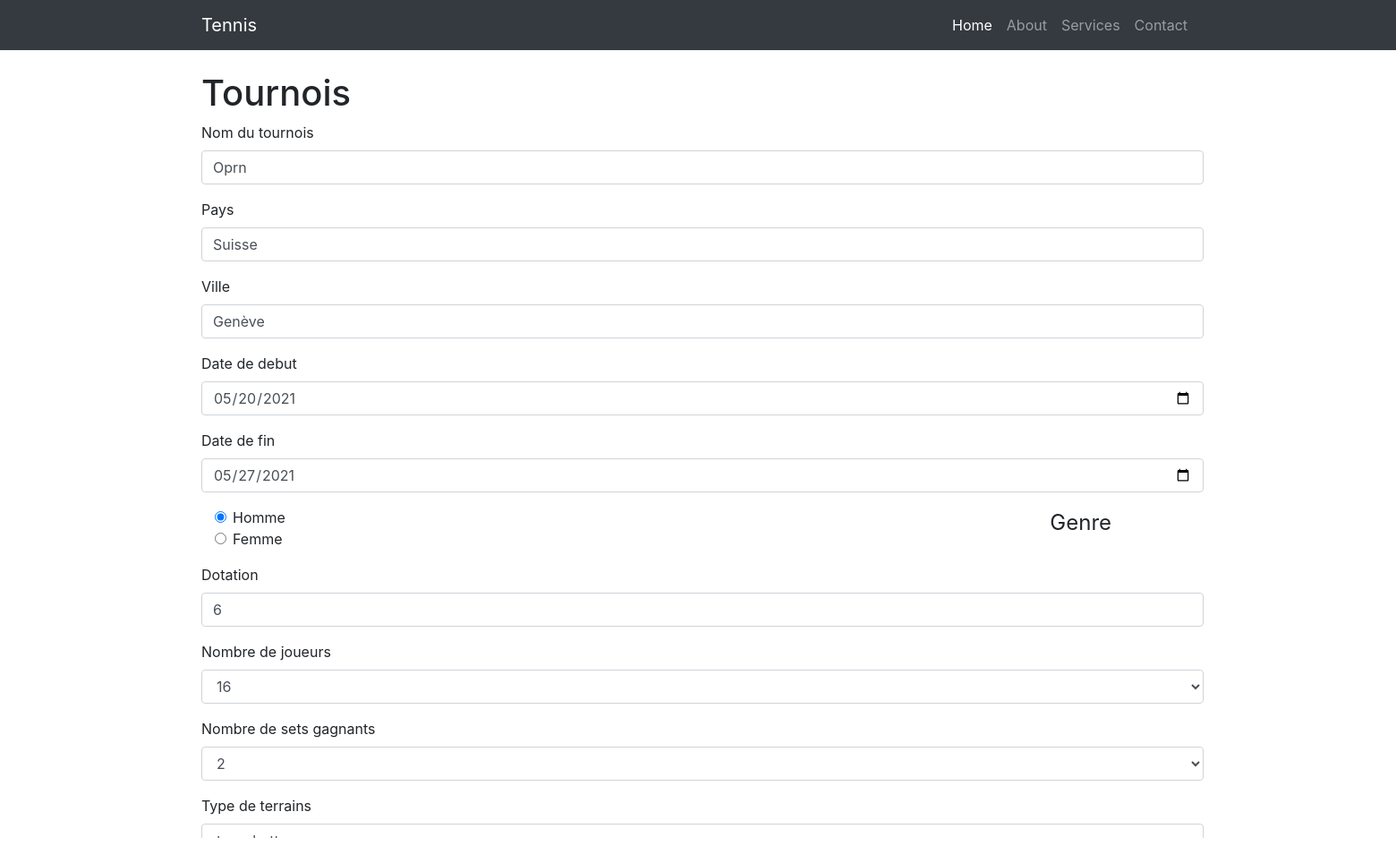
The page /programmation/tennis/modification.php?idTournois=19 on the database its author committed.
### tables this page shows
CREATE TABLE `tournois` (
  `idTournois` int(11) NOT NULL AUTO_INCREMENT,
  `nom` varchar(100) NOT NULL,
  `pays` varchar(100) NOT NULL,
  `ville` varchar(100) NOT NULL,
  `dateDebut` date NOT NULL,
  `dateFin` date NOT NULL,
  `idCategorie` int(11) NOT NULL,
  PRIMARY KEY (`idTournois`),
  KEY `idCategorie` (`idCategorie`),
  CONSTRAINT `tournois_ibfk_1` FOREIGN KEY (`idCategorie`) REFERENCES `categories` (`idCategorie`)
);

CREATE TABLE `categories` (
  `idCategorie` int(11) NOT NULL AUTO_INCREMENT,
  `genre` tinyint(1) NOT NULL,
  `dotation` int(11) NOT NULL,
  `idSurface` int(11) NOT NULL,
  `idType` int(11) NOT NULL,
  `jeuDecisif` tinyint(1) NOT NULL,
  `nbSets` tinyint(4) NOT NULL,
  `nbParticipants` tinyint(4) NOT NULL,
  PRIMARY KEY (`idCategorie`),
  KEY `idSurface` (`idSurface`),
  KEY `idType` (`idType`),
  CONSTRAINT `categories_ibfk_1` FOREIGN KEY (`idSurface`) REFERENCES `surfaces` (`idSurface`),
  CONSTRAINT `categories_ibfk_2` FOREIGN KEY (`idType`) REFERENCES `types` (`idType`)
);

CREATE TABLE `surfaces` (
  `idSurface` int(10) NOT NULL AUTO_INCREMENT,
  `nom` varchar(45) NOT NULL,
  PRIMARY KEY (`idSurface`)
);

### programmation/tennis/asset/php/database.php (called while the page is built, shortened)
<?php
function tennis_database()
{
  static $dbc = null;
  if ($dbc == null) {
    try {
      $dbc = new PDO('mysql:host=' . HOST . ';dbname=' . DBNAME, DBUSER, DBPWD, array(
        PDO::MYSQL_ATTR_INIT_COMMAND => "SET NAMES utf8",
        PDO::ATTR_PERSISTENT => true
      ));
    }
    catch (Exception $e) {
      echo 'Erreur : ' . $e->getMessage() . '<br />';
      echo 'N° : ' . $e->getCode();
      die('Could not connect to MySQL');
    }
  }
  return $dbc;
}

### programmation/tennis/asset/php/function.inc.php (called while the page is built, shortened)
<?php
function getSurface()
{
  static $ps = null;
  $sql = 'SELECT idSurface, nom';
  $sql .= ' FROM tennis_tpi.surfaces';
  if ($ps == null) {
    $ps = tennis_database()->prepare($sql);
  }
  $answer = false;
  try {
    if ($ps->execute())
      $answer = $ps->fetchAll(PDO::FETCH_ASSOC);
  } catch (PDOException $e) {
    echo $e->getMessage();
  }
  return $answer;
}
function getTournoisType()
{
  static $ps = null;
  $sql = 'SELECT idType, nom';
  $sql .= ' FROM tennis_tpi.types';
  if ($ps == null) {
    $ps = tennis_database()->prepare($sql);
  }
  $answer = false;
  try {
    if ($ps->execute())
      $answer = $ps->fetchAll(PDO::FETCH_ASSOC);
  } catch (PDOException $e) {
    echo $e->getMessage();
  }
  return $answer;
}
function recupCategorieInfoById($idCategorie)
{
  static $ps = null;
  $sql = 'SELECT idCategorie, genre, dotation, idSurface, idType, jeuDecisif, nbSets, nbParticipants FROM tennis_tpi.categories';
  $sql .= ' WHERE idCategorie = :ID_CATEGORIE';
  if ($ps == null) {
    $ps = tennis_database()->prepare($sql);
  }
  $answer = false;
  try {
    $ps->bindParam(':ID_CATEGORIE', $idCategorie, PDO::PARAM_INT);
    if ($ps->execute())
      $answer = $ps->fetch(PDO::FETCH_ASSOC);
  } catch (PDOException $e) {
    echo $e->getMessage();
  }
  return $answer;
}
function recupTournoisInfoById($idTournois)
{
  static $ps = null;
  $sql = 'SELECT idTournois, nom, pays, ville, dateDebut, dateFin, idCategorie FROM tennis_tpi.tournois';
  $sql .= ' WHERE idTournois = :ID_TOURNOIS';
  if ($ps == null) {
    $ps = tennis_database()->prepare($sql);
  }
  $answer = false;
  try {
    $ps->bindParam(':ID_TOURNOIS', $idTournois, PDO::PARAM_INT);
    if ($ps->execute())
      $answer = $ps->fetch(PDO::FETCH_ASSOC);
  } catch (PDOException $e) {
    echo $e->getMessage();
  }
  return $answer;
}

### programmation/tennis/modification.php (the view, shortened to what this page needs)
<?php
$cheminIndex = "index.php";
$nbJoueurs = [16, 32];
$nbSets = [2, 3];
$getSurface = getSurface();
$idTournois = filter_input(INPUT_GET, 'idTournois', FILTER_VALIDATE_INT);
$tournois = recupTournoisInfoById($idTournois);
$categorie = recupCategorieInfoById($tournois['idCategorie']);
?>
<!DOCTYPE html>
<html lang="en">
<head>
    <link href="asset/css/styles.css" rel="stylesheet" />
</head>
<body>
    <nav class="navbar navbar-expand-lg navbar-dark bg-dark">
        <div class="container">
            <a class="navbar-brand" href=<?=$cheminIndex?>>Tennis</a>
            <div class="collapse navbar-collapse" id="navbarResponsive">
                <ul class="navbar-nav ml-auto">
                    <li class="nav-item active">
                        <a class="nav-link" href="#!">
                            Home
                        </a>
                    </li>
                    <li class="nav-item"><a class="nav-link" href="#!">About</a></li>
                    <li class="nav-item"><a class="nav-link" href="#!">Services</a></li>
                    <li class="nav-item"><a class="nav-link" href="#!">Contact</a></li>
                </ul>
            </div>
        </div>
    </nav>
    <div class="container">
        <div class="row">
            <div class="col-lg-8">
                <h1 class="mt-4">Tournois</h1>
                <div class="mainCreate">
                    <form action method="POST">
                        <div class="form-group">
                            <label for="formGroupExampleInput">Nom du tournois</label>
                            <input type="text" class="form-control" name="nomTournois" placeholder="Geneva Open" value="<?= $tournois['nom'] ?>" required >
                        </div>
                        <div class="form-group">
                            <label for="formGroupExampleInput2">Pays</label>
                            <input type="text" class="form-control" name="nomPays" placeholder="Suisse" value=<?= $tournois['pays'] ?> required>
                        </div>
                        <div class="form-group">
                            <label for="formGroupExampleInput2">Ville</label>
                            <input type="text" class="form-control" name="nomVille" placeholder="Genève" value=<?= $tournois['ville'] ?> required>
                        </div>
                        <div class="form-group">
                            <label for="formGroupExampleInput2">Date de debut</label>
                            <input class="form-control" type="date" name="dateDebut" value=<?=$tournois['dateDebut']?>>
                        </div>
                        <div class="form-group">
                            <label for="formGroupExampleInput2">Date de fin</label>
                            <input class="form-control" type="date" name="dateFin" value=<?= $tournois['dateFin']?>>
                        </div>
                        <fieldset class="form-group ">
                            <legend class="col-form-legend col-sm-2">Genre</legend>
                            <div class="col-sm-10">
                                <div class="form-check">
                                    <label class="form-check-label">
                                        <input class="form-check-input" type="radio" name="genreTournois" value="1" <?= $categorie['genre'] == '1' ? "checked" : "" ?>>
                                        Homme
                                    </label>
                                </div>
                                <div class="form-check">
                                    <label class="form-check-label">
                                        <input class="form-check-input" type="radio" name="genreTournois" value="0" <?= $categorie['genre'] == '0' ? "checked" : "" ?> required>
                                        Femme
                                    </label>
                                </div>
                            </div>
                        </fieldset>
                        <div class="form-group">
                            <label for="formGroupExampleInput2">Dotation</label>
                            <input class="form-control" type="dotation" value=<?= $categorie['dotation']?> name="dotation">
                        </div>
                        <div class="form-group">
                            <label for="exampleSelect1">Nombre de joueurs</label>
                            <select class="form-control" name="nbJoueurs">
                                <?php
                                foreach ($nbJoueurs as $joueurs) {
                                    echo "<option value='$joueurs'". ($categorie['nbParticipants'] == $joueurs ? "selected=''" : " ") .">$joueurs</option>";
                                }
                                ?>
                            </select>
                        </div>
                        <div class="form-group">
                            <label for="exampleSelect1">Nombre de sets gagnants</label>
                            <select class="form-control" name="nbSets">
                            <?php
                                foreach ($nbSets as $sets) {
                                    echo "<option value='$sets'". (intval($categorie['nbSets']) == $sets ? "selected=''" : " ") .">$sets</option>";
                                }
                                ?>
                            </select>
                        </div>
                        <div class="form-group">
                            <label for="exampleSelect1">Type de terrains</label>
                            <select class="form-control" name="surface">
                                <?php
                                foreach ($getSurface as $surface) {
                                    echo "<option value='" . $surface['idSurface'] . "'". ($categorie['idSurface'] == $surface['idSurface'] ? "selected=''" : " ") .">" . $surface["nom"] . "</option>";
                                }
                                ?>
                            </select>
                        </div>
                    </form>
                </div>
            </div>
        </div>
    </div>
</body>
</html>

### rows shown on the page
tournois: nomTournois "Oprn", nomPays "Suisse", nomVille "Genève", dateDebut "05/20/2021", dateFin "05/27/2021"
categories: genre "☑ Homme", genre "☐ Femme", dotation "6", nbJoueurs "16", nbSets "2", surface "terre battue"
